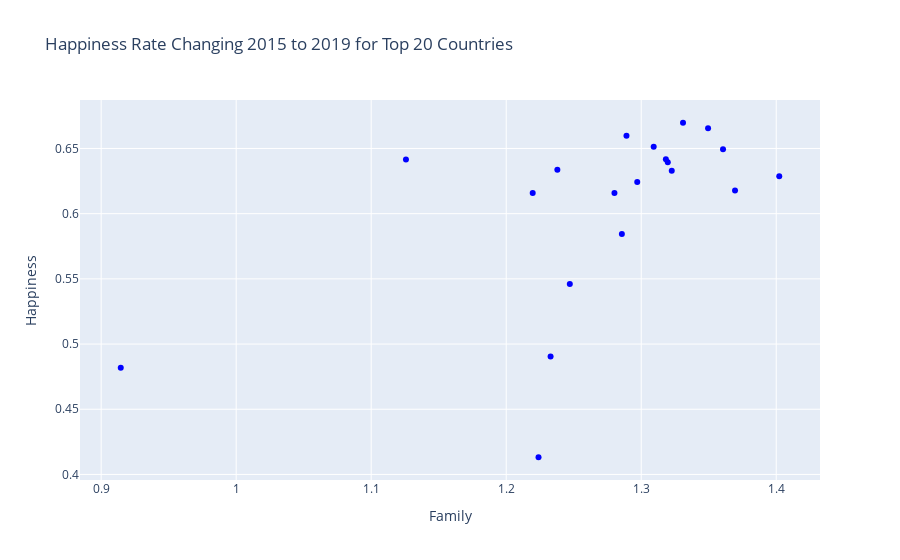

Notebook source saved alongside this figure:
### Code cell
data = go.Scatter(  x = x_data,
                    y = y_data,
                    mode = "markers",
                    name = "2015",
                    marker = dict(color = 'blue'),
                    #line = dict(color='firebrick', width=4, dash='dot'),
                    text= whr_data.loc[whr_data['Year'] == 2015].Country)
layout = dict(title = 'Happiness Rate Changing 2015 to 2019 for Top 20 Countries',
              xaxis= dict(title= 'Family',ticklen= 5,zeroline= False),
              yaxis= dict(title= 'Happiness',ticklen= 5,zeroline= False),
              hovermode="x"
             )
fig = dict(data = data, layout = layout)
iplot(fig)

### Figure 1 — Plotly figure (JSON) as saved in the notebook; plotly's stock layout.template omitted (floating-point values rounded to 4 significant figures; data arrays with more than 128 entries replaced by an {"elided": "..."} marker saying what was removed)
{"data": [{"marker": {"color": "blue"}, "mode": "markers", "name": "2015", "text": {"elided": "158 str values"}, "type": "scatter", "x": [1.35, 1.402, 1.361, 1.331, 1.323, 1.318, 1.28, 1.289, 1.32, 1.309, 1.224, 1.238, 1.297, 0.9145, 1.247, 1.233, 1.22, 1.369, 1.286, 1.126], "y": [0.6656, 0.6288, 0.6494, 0.6697, 0.633, 0.6417, 0.6158, 0.6598, 0.6394, 0.6512, 0.4132, 0.6338, 0.6243, 0.4818, 0.546, 0.4905, 0.6158, 0.6178, 0.5845, 0.6416]}], "layout": {"hovermode": "x", "title": {"text": "Happiness Rate Changing 2015 to 2019 for Top 20 Countries"}, "xaxis": {"ticklen": 5, "title": {"text": "Family"}, "zeroline": false}, "yaxis": {"ticklen": 5, "title": {"text": "Happiness"}, "zeroline": false}}}
